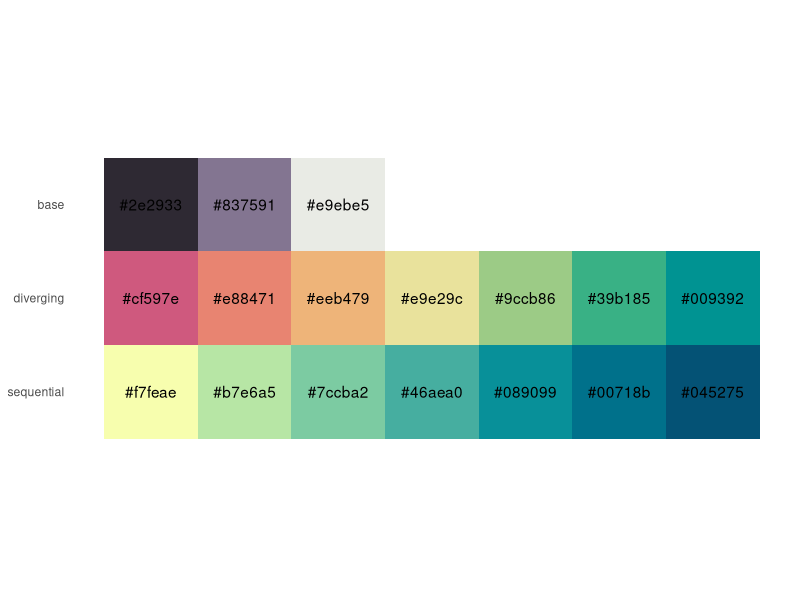

This chart was generated by the following R code:
## ---- chunk 1
# library(ggraph)
# library(tidygraph)

# set_graph_style(plot_margin = margin(1,1,1,1))
# graph <- as_tbl_graph(highschool)

# # Not specifying the layout - defaults to "auto"
# ggraph(graph) + 
#   geom_edge_link(aes(colour = factor(year))) + 
#   geom_node_point() +
#   scale_edge_color_manual(values=rcartocolor::carto_pal(2, "Temps")) +
#   theme_void() +
#   theme(legend.position="none") + 
#   coord_equal()
## ---- chunk 2
library(ggplot2)

palette <- tibble::tribble(
  ~color, ~palette,
  "#2e2933", "base",
  "#837591", "base",
  "#e9ebe5", "base",
  "#cf597e", "diverging",
  "#e88471", "diverging",
  "#eeb479", "diverging",
  "#e9e29c", "diverging",
  "#9ccb86", "diverging",
  "#39b185", "diverging",
  "#009392", "diverging",
  "#f7feae", "sequential",
  "#b7e6a5", "sequential",
  "#7ccba2", "sequential",
  "#46aea0", "sequential",
  "#089099", "sequential",
  "#00718b", "sequential",
  "#045275", "sequential",
)

palette |> 
  dplyr::mutate(
    color_palette_rank = dplyr::row_number(), .by=palette
  ) |>
  ggplot(aes(x=color_palette_rank, y=forcats::fct_rev(palette), fill=color)) +
  geom_tile(width=1) +
  geom_text(aes(label=color)) +
  scale_fill_identity() +
  coord_equal() +
  theme_minimal() +
  theme(
    axis.title=element_blank(),
    axis.text.x=element_blank(),
    axis.ticks.x=element_blank(),
    panel.grid=element_blank()
  )
